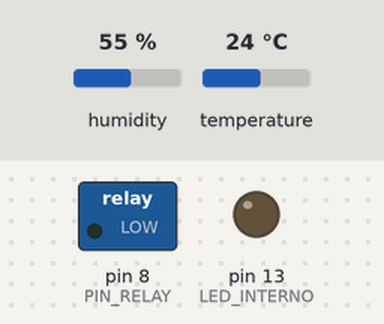
Bench run of a sketch on a simulated Arduino Uno, built with avr-gcc and run on an emulated ATmega328P. Parts: switched loads named in the sketch (green lamp = pin HIGH), output pins drawn as LEDs (lit = HIGH). Wiring (inferred from the names in the program): DHT11 sensor: data pin 3. Inputs (shaded band) come from the test bench; at power-on: humidity 55 %, temperature 24 °C. What the sketch prints to the serial monitor is not drawn.

Above: at 1.7 s.
1.8 s: humidity set to 58 %
At 3.7 s:
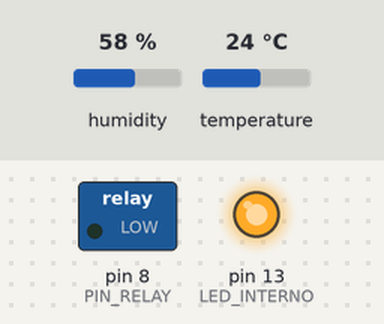
4.5 s: temperature set to 25.6 °C
7.6 s: temperature set to 26.7 °C
At 9.3 s:
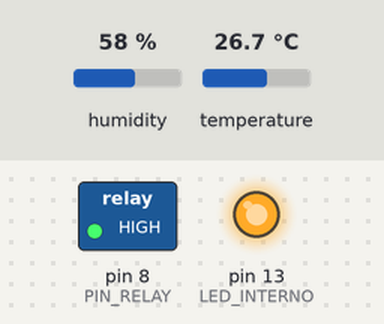
10.3 s: humidity set to 55 %
13.0 s: humidity set to 52 %
At 15.8 s:
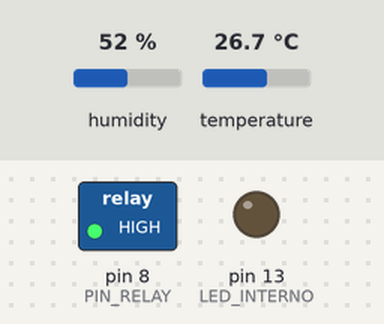
16.5 s: humidity set to 68 %
At 18.1 s:
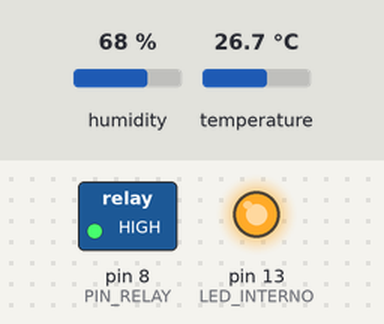
Timing chart, 0 to 19.6 s (numbered marks = the images above; inputs shaded):
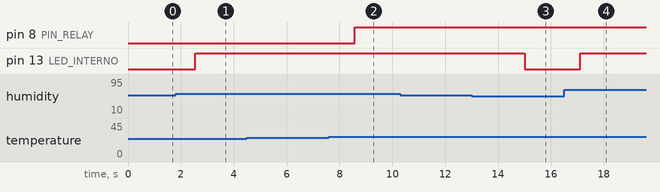

Measured:
- the behaviour switches between 56 and 57 % on humidity (found by bisection; images 0 and 1)
- the behaviour switches between 25.9 and 26 °C on temperature (found by bisection; images 1 and 2)
- the behaviour switches between 54 and 53 % on humidity (found by bisection; images 2 and 3)
- after the input at 1.8 s, pin 13 (LED_INTERNO): LOW → HIGH after 0.74 s
- after the input at 4.5 s, every drawn part: stays the same
- after the input at 7.6 s, pin 8 (PIN_RELAY): LOW → HIGH after 0.97 s
- after the input at 10.3 s, every drawn part: stays the same
- after the input at 13.0 s, pin 13 (LED_INTERNO): HIGH → LOW after 2.0 s
- after the input at 16.5 s, pin 13 (LED_INTERNO): LOW → HIGH after 0.60 s

The sketch:

practica1.c.ino
```cpp
/*
 *  Moisés Frutos Plaza
 *  Mario Losantos Albacete
 */


#include "DHT.h"

#define PIN_SENSOR 3
#define PIN_RELAY 8
#define LED_INTERNO 13

#define DHTTYPE DHT11
#define UMBRAL_TEMPERATURA 1
#define UMBRAL_HUMEDAD 1

unsigned long last_relay_change = 0;
unsigned long t_delay = 1000;
unsigned long tiempo = 0;
float temperatura_inicial = 0;
float humedad_inicial = 0;

int relaystatus = HIGH;
int ledstatus = HIGH;
DHT dht(PIN_SENSOR, DHTTYPE);


void abrir_relay(){
  Serial.println("abrir_relay");
  if (relaystatus == HIGH){
    digitalWrite(PIN_RELAY, LOW);
    relaystatus = LOW;
  }
}

void cerrar_relay(){
  Serial.println("cerrar_relay");
  if (relaystatus == LOW){
    digitalWrite(PIN_RELAY, HIGH);
    relaystatus = HIGH;
  }
}

float readTemperature(){
  float t = dht.readTemperature(false);
  //Serial.print("Temperatura:");
  //Serial.println(t);

  if (isnan(t)) {
    Serial.println("Failed to read from DHT sensor!");
    return 0;
  }
  return t;
}

float readHumidity(){
  float h = dht.readHumidity();
  //Serial.print("Humedad:");
  //Serial.println(h);

  if (isnan(h)) {
    Serial.println("Failed to read from DHT sensor!");
    return 0;
  }
  return h;
}

void ledOn(){
  if(ledstatus == LOW) {
    Serial.println("Encender Led");
    digitalWrite(LED_INTERNO, HIGH);
    ledstatus = HIGH;
  }
}

void ledOff(){
  if(ledstatus == HIGH) {
    Serial.println("Apagar Led");
    digitalWrite(LED_INTERNO, LOW);
    ledstatus = LOW;
  }
}

void setup() {
  Serial.begin(9600);
  Serial.println("Bienvenido a las practicas de IoT!");

  pinMode(PIN_SENSOR, INPUT);
  pinMode(PIN_RELAY, OUTPUT);
  pinMode(LED_INTERNO, OUTPUT);
  temperatura_inicial = readTemperature();
  //Serial.print("Temperatura Inicial: ");
  //Serial.println(temperatura_inicial);
  humedad_inicial = readHumidity();
  //Serial.print("Humedad Inicial: ");
  //Serial.println(humedad_inicial);
  ledOff();
  abrir_relay();
}

void check_temperature(){

 float temperatura = readTemperature();
  if (temperatura > (temperatura_inicial + UMBRAL_TEMPERATURA)){
    Serial.println("demasiado calor");
    cerrar_relay();
  } else if (temperatura < (temperatura_inicial - UMBRAL_TEMPERATURA)){
    Serial.println("demasiado refrigerado");
    abrir_relay();
  }
}

void check_humidity(){

 float humidity = readHumidity();
  if (humidity > (humedad_inicial + UMBRAL_HUMEDAD)){
    Serial.println("demasiada humedad");
    ledOn();
  } else if (humidity < (humedad_inicial - UMBRAL_HUMEDAD)){
    Serial.println("poca humedad");
    ledOff();
  }
}

void print_status() {
  Serial.print("LOW=");
  Serial.print(LOW);
  Serial.print(" HIGH=");
  Serial.print(HIGH);
  Serial.print(" Estado Relay: ");
  Serial.print(relaystatus);
  Serial.print("  Estado Led: ");
  Serial.print(ledstatus);
  Serial.print("  T. Inicial: ");
  Serial.print(temperatura_inicial);
  Serial.print("  T. Actual: ");
  Serial.print(readTemperature());
  Serial.print("  H. Inicial: ");
  Serial.print(humedad_inicial);
  Serial.print("  H. Actual: ");
  Serial.println(readHumidity());
}

void loop() {
  tiempo = millis();

  //delay artificial
  if( tiempo > last_relay_change + t_delay) {
    last_relay_change = tiempo;
    check_temperature();
    check_humidity();
    print_status();
  }
}


/*
 *
 * Falta leer humedad, con:
 * float h = dht.readHumidity();
 *
 * y un par de funciones para encender y apagar leds
 *
*/
```

DHT.cpp
```cpp
// (licence header left out)
#include "DHT.h"

DHT::DHT(uint8_t pin, uint8_t type, uint8_t count) {
  _pin = pin;
  _type = type;
  _count = count;
  firstreading = true;
}

void DHT::begin(void) {
  // set up the pins!
  pinMode(_pin, INPUT);
  digitalWrite(_pin, HIGH);
  _lastreadtime = 0;
}

//boolean S == Scale.  True == Farenheit; False == Celcius
float DHT::readTemperature(bool S) {
  float f;

  if (read()) {
    switch (_type) {
    case DHT11:
      f = data[2];
      if(S)
      	f = convertCtoF(f);

      return f;
    case DHT22:
    case DHT21:
      f = data[2] & 0x7F;
      f *= 256;
      f += data[3];
      f /= 10;
      if (data[2] & 0x80)
	f *= -1;
      if(S)
	f = convertCtoF(f);

      return f;
    }
  }
  Serial.print("Read fail");
  return NAN;
}

float DHT::convertCtoF(float c) {
	return c * 9 / 5 + 32;
}

float DHT::readHumidity(void) {
  float f;
  if (read()) {
    switch (_type) {
    case DHT11:
      f = data[0];
      return f;
    case DHT22:
    case DHT21:
      f = data[0];
      f *= 256;
      f += data[1];
      f /= 10;
      return f;
    }
  }
  Serial.print("Read fail");
  return NAN;
}


boolean DHT::read(void) {
  uint8_t laststate = HIGH;
  uint8_t counter = 0;
  uint8_t j = 0, i;
  unsigned long currenttime;

  // pull the pin high and wait 250 milliseconds
  digitalWrite(_pin, HIGH);
  delay(250);

  currenttime = millis();
  if (currenttime < _lastreadtime) {
    // ie there was a rollover
    _lastreadtime = 0;
  }
  if (!firstreading && ((currenttime - _lastreadtime) < 2000)) {
    return true; // return last correct measurement
    //delay(2000 - (currenttime - _lastreadtime));
  }
  firstreading = false;
  /*
    Serial.print("Currtime: "); Serial.print(currenttime);
    Serial.print(" Lasttime: "); Serial.print(_lastreadtime);
  */
  _lastreadtime = millis();

  data[0] = data[1] = data[2] = data[3] = data[4] = 0;

  // now pull it low for ~20 milliseconds
  pinMode(_pin, OUTPUT);
  digitalWrite(_pin, LOW);
  delay(20);
  cli();
  digitalWrite(_pin, HIGH);
  delayMicroseconds(40);
  pinMode(_pin, INPUT);

  // read in timings
  for ( i=0; i< MAXTIMINGS; i++) {
    counter = 0;
    while (digitalRead(_pin) == laststate) {
      counter++;
      delayMicroseconds(1);
      if (counter == 255) {
        break;
      }
    }
    laststate = digitalRead(_pin);

    if (counter == 255) break;

    // ignore first 3 transitions
    if ((i >= 4) && (i%2 == 0)) {
      // shove each bit into the storage bytes
      data[j/8] <<= 1;
      if (counter > _count)
        data[j/8] |= 1;
      j++;
    }

  }

  sei();

  /*
  Serial.println(j, DEC);
  Serial.print(data[0], HEX); Serial.print(", ");
  Serial.print(data[1], HEX); Serial.print(", ");
  Serial.print(data[2], HEX); Serial.print(", ");
  Serial.print(data[3], HEX); Serial.print(", ");
  Serial.print(data[4], HEX); Serial.print(" =? ");
  Serial.println(data[0] + data[1] + data[2] + data[3], HEX);
  */

  // check we read 40 bits and that the checksum matches
  if ((j >= 40) &&
      (data[4] == ((data[0] + data[1] + data[2] + data[3]) & 0xFF)) ) {
    return true;
  }


  return false;

}
```

DHT.h
```cpp
#ifndef DHT_H
#define DHT_H
#if ARDUINO >= 100
 #include "Arduino.h"
#else
 #include "WProgram.h"
#endif

/* DHT library

MIT license
written by Adafruit Industries
*/

// how many timing transitions we need to keep track of. 2 * number bits + extra
#define MAXTIMINGS 85

#define DHT11 11
#define DHT22 22
#define DHT21 21
#define AM2301 21

class DHT {
 private:
  uint8_t data[6];
  uint8_t _pin, _type, _count;
  boolean read(void);
  unsigned long _lastreadtime;
  boolean firstreading;

 public:
  DHT(uint8_t pin, uint8_t type, uint8_t count=6);
  void begin(void);
  float readTemperature(bool S=false);
  float convertCtoF(float);
  float readHumidity(void);

};
#endif
```
